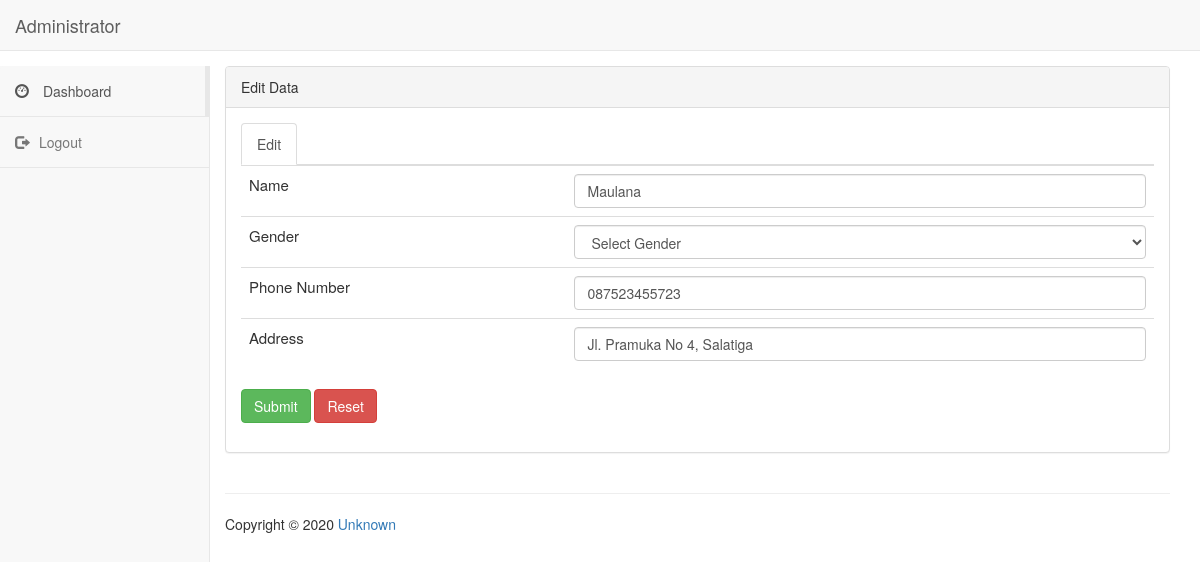
/index.php?page=edit&id=3, run on the app's committed database.
### tables this page shows
CREATE TABLE `customer` (
  `id_cust` int(2) NOT NULL,
  `name` varchar(50) NOT NULL,
  `gender` varchar(6) NOT NULL,
  `phone` varchar(12) NOT NULL,
  `address` varchar(100) NOT NULL
);

### edit.php (the view, shortened to what this page needs)
<?php
$koneksi = mysqli_connect('localhost','root','','db_crud');
$id = $_GET['id'];
$query=mysqli_query($koneksi,"SELECT * FROM customer WHERE id_cust='$id'");
$data = mysqli_fetch_array($query);
 ?>
<div class="panel panel-default">
<div class="panel-heading">
Edit Data
</div>
<div class="panel-body">
<ul class="nav nav-tabs">
<li class="active"><a data-toggle="tab" href="#home">Edit</a></li>
</ul>
<div class="tab-content">
      <div id="home" class="tab-pane fade in active">
				<form  action="edit.php?page=action" method="post" enctype="multipart/form-data">
        <table class="table" border="0">
            <tr>
              <td>Name</td><td><input class="form-control" type="text" name="name" value="<?php echo $data['name'] ?>"> </td>
            </tr>
            <tr>
              <td>Gender</td>
              <td>
                <select class="form-control" name="gender">
                  <option value="<?php echo $data['gender'] ?>" selected>Select Gender</option>
                </select>
              </td>
            </tr>
            <tr>
              <td>Phone Number</td><td><input class="form-control" type="text" name="phone" value="<?php echo $data['phone'] ?>"> </td>
            </tr>
            <tr>
              <td>Address</td><td><input class="form-control" type="text" name="address" value="<?php echo $data['address'] ?>"> </td>
            </tr>
        </table>
        <button class="btn btn-success" type="submit" name="button">Submit</button>
        <button class="btn btn-danger" type="reset" name="reset">Reset</button>
        </form>
      </div>
		</div>
					</div>

### style.css (style rules this page uses)
table { font-size: 15; }

### data on the page
customer: name "Maulana", phone "087523455723", address "Jl. Pramuka No 4, Salatiga"
